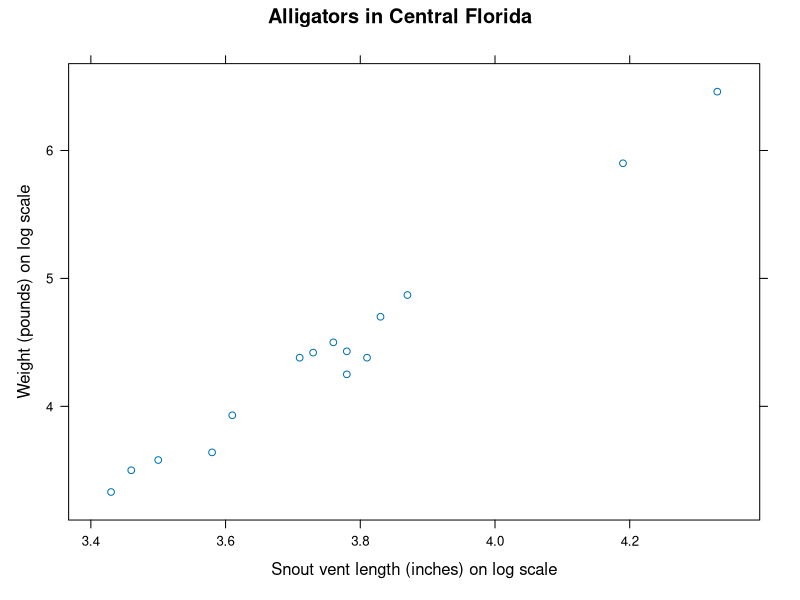
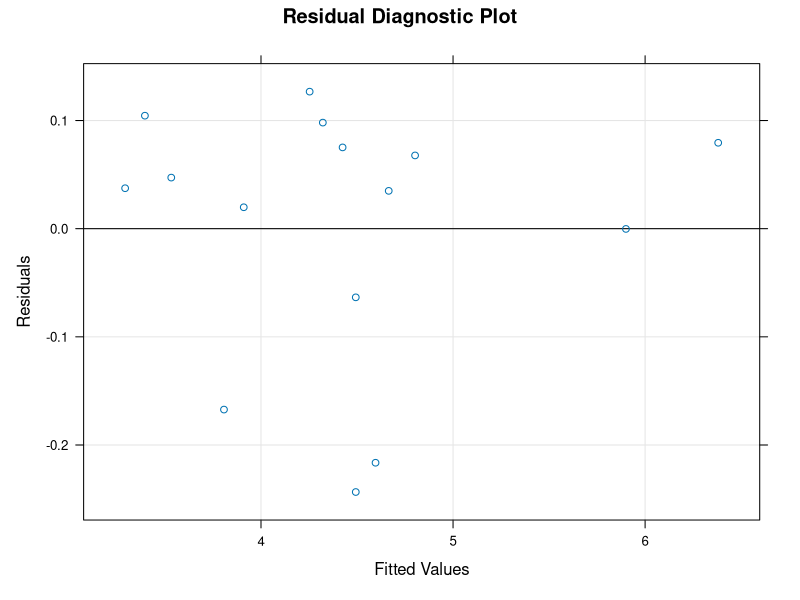
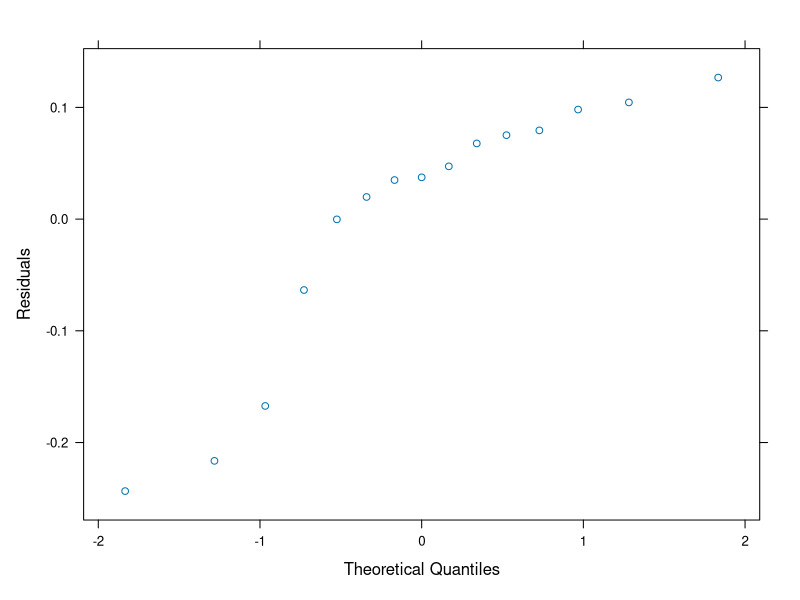

Generate these figures, in order, with R:
## ---- chunk 1
knitr::opts_chunk$set(echo = TRUE)
## ---- chunk 2
alligator = data.frame(
  lnLength = c(3.87, 3.61, 4.33, 3.43, 3.81, 3.83, 3.46, 3.76,
    3.50, 3.58, 4.19, 3.78, 3.71, 3.73, 3.78),
  lnWeight = c(4.87, 3.93, 6.46, 3.33, 4.38, 4.70, 3.50, 4.50,
    3.58, 3.64, 5.90, 4.43, 4.38, 4.42, 4.25)
)
## ---- chunk 3
summary(alligator)
## ---- chunk 4

library(lattice)
#table(alligator$lnLength, alligator$lnWeight)
xyplot(lnWeight ~ lnLength, data = alligator,
  xlab = "Snout vent length (inches) on log scale",
  ylab = "Weight (pounds) on log scale",
  main = "Alligators in Central Florida"
)
## ---- chunk 5
alli.mod1 = lm(lnWeight ~ lnLength, data = alligator)
summary(alli.mod1)
## ---- chunk 6

xyplot(resid(alli.mod1) ~ fitted(alli.mod1),
  xlab = "Fitted Values",
  ylab = "Residuals",
  main = "Residual Diagnostic Plot",
  panel = function(x, y, ...)
  {
    panel.grid(h = -1, v = -1)
    panel.abline(h = 0)
    panel.xyplot(x, y, ...)
  }
)
## ---- chunk 7
qqmath( ~ resid(alli.mod1),
  xlab = "Theoretical Quantiles",
  ylab = "Residuals"
)
